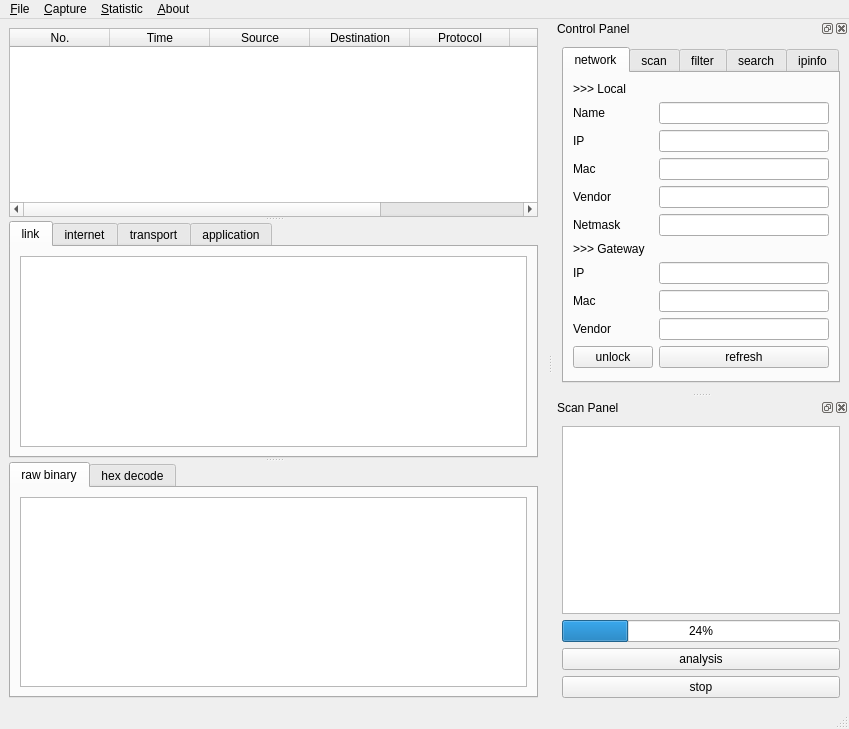
<?xml version="1.0" encoding="UTF-8"?>
<ui version="4.0">
 <class>MainWindow</class>
 <widget class="QMainWindow" name="MainWindow">
  <property name="geometry">
   <rect>
    <x>0</x>
    <y>0</y>
    <width>849</width>
    <height>729</height>
   </rect>
  </property>
  <property name="windowTitle">
   <string>MainWindow</string>
  </property>
  <widget class="QWidget" name="centralwidget">
   <layout class="QHBoxLayout" name="horizontalLayout_8">
    <item>
     <widget class="QSplitter" name="splitter">
      <property name="orientation">
       <enum>Qt::Vertical</enum>
      </property>
      <widget class="QTableWidget" name="conciseInfoTable">
       <property name="showGrid">
        <bool>false</bool>
       </property>
       <column>
        <property name="text">
         <string>No.</string>
        </property>
       </column>
       <column>
        <property name="text">
         <string>Time</string>
        </property>
       </column>
       <column>
        <property name="text">
         <string>Source</string>
        </property>
       </column>
       <column>
        <property name="text">
         <string>Destination</string>
        </property>
       </column>
       <column>
        <property name="text">
         <string>Protocol</string>
        </property>
       </column>
       <column>
        <property name="text">
         <string>Length</string>
        </property>
       </column>
       <column>
        <property name="text">
         <string>Info</string>
        </property>
       </column>
      </widget>
      <widget class="QTabWidget" name="verboseInfoTab">
       <property name="currentIndex">
        <number>0</number>
       </property>
       <widget class="QWidget" name="linkTab">
        <attribute name="title">
         <string>link</string>
        </attribute>
        <layout class="QVBoxLayout" name="verticalLayout_7">
         <item>
          <widget class="QPlainTextEdit" name="linkTextEdit"/>
         </item>
        </layout>
       </widget>
       <widget class="QWidget" name="interTab">
        <attribute name="title">
         <string>internet</string>
        </attribute>
        <layout class="QVBoxLayout" name="verticalLayout_6">
         <item>
          <widget class="QPlainTextEdit" name="interTextEdit"/>
         </item>
        </layout>
       </widget>
       <widget class="QWidget" name="transTab">
        <attribute name="title">
         <string>transport</string>
        </attribute>
        <layout class="QVBoxLayout" name="verticalLayout_5">
         <item>
          <widget class="QPlainTextEdit" name="TransTextEdit"/>
         </item>
        </layout>
       </widget>
       <widget class="QWidget" name="appTab">
        <attribute name="title">
         <string>application</string>
        </attribute>
        <layout class="QVBoxLayout" name="verticalLayout_4">
         <item>
          <widget class="QPlainTextEdit" name="appTextEdit"/>
         </item>
        </layout>
       </widget>
      </widget>
      <widget class="QTabWidget" name="decodeInfoTab">
       <property name="currentIndex">
        <number>0</number>
       </property>
       <widget class="QWidget" name="rawTab">
        <attribute name="title">
         <string>raw binary</string>
        </attribute>
        <layout class="QVBoxLayout" name="verticalLayout_8">
         <item>
          <widget class="QPlainTextEdit" name="rawTextEdit"/>
         </item>
        </layout>
       </widget>
       <widget class="QWidget" name="hexTab">
        <attribute name="title">
         <string>hex decode</string>
        </attribute>
        <layout class="QVBoxLayout" name="verticalLayout_9">
         <item>
          <widget class="QPlainTextEdit" name="hexTextEdit"/>
         </item>
        </layout>
       </widget>
      </widget>
     </widget>
    </item>
   </layout>
  </widget>
  <widget class="QMenuBar" name="menubar">
   <property name="geometry">
    <rect>
     <x>0</x>
     <y>0</y>
     <width>849</width>
     <height>26</height>
    </rect>
   </property>
   <widget class="QMenu" name="menu_File">
    <property name="title">
     <string>&amp;File</string>
    </property>
    <widget class="QMenu" name="menu_export">
     <property name="title">
      <string>&amp;export</string>
     </property>
     <widget class="QMenu" name="menuNetwork_info">
      <property name="title">
       <string>&amp;network info</string>
      </property>
      <addaction name="actionExportCSV"/>
      <addaction name="actionExportJSON"/>
      <addaction name="actionExportPlain"/>
     </widget>
     <widget class="QMenu" name="menuLAN_info">
      <property name="title">
       <string>&amp;LAN info</string>
      </property>
      <addaction name="actionLANCSV"/>
      <addaction name="actionLANJSON"/>
      <addaction name="actionLANPlain"/>
     </widget>
     <widget class="QMenu" name="menuPackets_info">
      <property name="title">
       <string>&amp;packets info</string>
      </property>
      <addaction name="actionPktCSV"/>
      <addaction name="actionPktJSON"/>
      <addaction name="actionPktPlain"/>
     </widget>
     <addaction name="menuNetwork_info"/>
     <addaction name="menuLAN_info"/>
     <addaction name="menuPackets_info"/>
    </widget>
    <addaction name="action_Save"/>
    <addaction name="action_Open"/>
    <addaction name="separator"/>
    <addaction name="menu_export"/>
    <addaction name="separator"/>
    <addaction name="action_close"/>
   </widget>
   <widget class="QMenu" name="menuCapture">
    <property name="title">
     <string>&amp;Capture</string>
    </property>
    <addaction name="action_Start"/>
    <addaction name="separator"/>
    <addaction name="action_Stop"/>
    <addaction name="separator"/>
    <addaction name="action_Restart"/>
   </widget>
   <widget class="QMenu" name="menuStatistic">
    <property name="title">
     <string>&amp;Statistic</string>
    </property>
    <widget class="QMenu" name="menu_protocol">
     <property name="title">
      <string>&amp;protocol</string>
     </property>
     <addaction name="action_ProBar"/>
     <addaction name="action_ProHbar"/>
     <addaction name="action_ProPie"/>
    </widget>
    <widget class="QMenu" name="menu_length">
     <property name="title">
      <string>&amp;length</string>
     </property>
     <addaction name="action_LenBar"/>
     <addaction name="action_LenHbar"/>
     <addaction name="action_LenPie"/>
    </widget>
    <widget class="QMenu" name="menu_time">
     <property name="title">
      <string>&amp;time</string>
     </property>
     <addaction name="action_TimeBar"/>
     <addaction name="action_TimeHbar"/>
     <addaction name="action_TimePie"/>
    </widget>
    <addaction name="menu_protocol"/>
    <addaction name="menu_length"/>
    <addaction name="menu_time"/>
   </widget>
   <widget class="QMenu" name="menuAbout">
    <property name="title">
     <string>&amp;About</string>
    </property>
    <addaction name="action_Help"/>
    <addaction name="separator"/>
    <addaction name="action_Author"/>
    <addaction name="separator"/>
    <addaction name="action_Rank"/>
   </widget>
   <addaction name="menu_File"/>
   <addaction name="menuCapture"/>
   <addaction name="menuStatistic"/>
   <addaction name="menuAbout"/>
  </widget>
  <widget class="QStatusBar" name="statusbar"/>
  <widget class="QDockWidget" name="controlDock">
   <property name="enabled">
    <bool>true</bool>
   </property>
   <property name="floating">
    <bool>false</bool>
   </property>
   <property name="windowTitle">
    <string>Control Panel</string>
   </property>
   <attribute name="dockWidgetArea">
    <number>2</number>
   </attribute>
   <widget class="QWidget" name="controlDockContents">
    <layout class="QHBoxLayout" name="horizontalLayout_2">
     <item>
      <widget class="QTabWidget" name="controlTabManage">
       <property name="currentIndex">
        <number>0</number>
       </property>
       <property name="tabBarAutoHide">
        <bool>false</bool>
       </property>
       <widget class="QWidget" name="networklTab">
        <attribute name="title">
         <string>network</string>
        </attribute>
        <layout class="QFormLayout" name="formLayout">
         <item row="1" column="0">
          <widget class="QLabel" name="nameLabel">
           <property name="text">
            <string>Name</string>
           </property>
          </widget>
         </item>
         <item row="1" column="1">
          <widget class="QLineEdit" name="nameLineEdit"/>
         </item>
         <item row="2" column="0">
          <widget class="QLabel" name="ipLabel">
           <property name="text">
            <string>IP</string>
           </property>
          </widget>
         </item>
         <item row="2" column="1">
          <widget class="QLineEdit" name="ipLineEdit"/>
         </item>
         <item row="3" column="0">
          <widget class="QLabel" name="macLabel">
           <property name="text">
            <string>Mac</string>
           </property>
          </widget>
         </item>
         <item row="3" column="1">
          <widget class="QLineEdit" name="macLineEdit"/>
         </item>
         <item row="4" column="0">
          <widget class="QLabel" name="vendorLabel">
           <property name="text">
            <string>Vendor</string>
           </property>
          </widget>
         </item>
         <item row="4" column="1">
          <widget class="QLineEdit" name="vendorLineEdit"/>
         </item>
         <item row="5" column="0">
          <widget class="QLabel" name="netmaskLabel">
           <property name="text">
            <string>Netmask</string>
           </property>
          </widget>
         </item>
         <item row="5" column="1">
          <widget class="QLineEdit" name="netmaskLineEdit"/>
         </item>
         <item row="7" column="0">
          <widget class="QLabel" name="gwIpLabel">
           <property name="text">
            <string>IP</string>
           </property>
          </widget>
         </item>
         <item row="7" column="1">
          <widget class="QLineEdit" name="gwMacLineEdit"/>
         </item>
         <item row="10" column="0">
          <widget class="QLabel" name="gwVendorLabel">
           <property name="text">
            <string>Vendor</string>
           </property>
          </widget>
         </item>
         <item row="10" column="1">
          <widget class="QLineEdit" name="gwVendorLineEdit"/>
         </item>
         <item row="13" column="1">
          <widget class="QPushButton" name="refreshButton">
           <property name="text">
            <string>refresh</string>
           </property>
          </widget>
         </item>
         <item row="0" column="0">
          <widget class="QLabel" name="localLabel">
           <property name="text">
            <string>&gt;&gt;&gt; Local</string>
           </property>
          </widget>
         </item>
         <item row="6" column="0">
          <widget class="QLabel" name="gwLabel">
           <property name="text">
            <string>&gt;&gt;&gt; Gateway</string>
           </property>
          </widget>
         </item>
         <item row="8" column="0">
          <widget class="QLabel" name="gwMacLabel">
           <property name="text">
            <string>Mac</string>
           </property>
          </widget>
         </item>
         <item row="8" column="1">
          <widget class="QLineEdit" name="gwIpLineEdit"/>
         </item>
         <item row="13" column="0">
          <widget class="QPushButton" name="unlockButton">
           <property name="text">
            <string>unlock</string>
           </property>
          </widget>
         </item>
        </layout>
       </widget>
       <widget class="QWidget" name="scanTab">
        <attribute name="title">
         <string>scan</string>
        </attribute>
        <layout class="QVBoxLayout" name="verticalLayout_3">
         <item>
          <widget class="QLabel" name="rangeLabel">
           <property name="text">
            <string>Range</string>
           </property>
          </widget>
         </item>
         <item>
          <widget class="QLineEdit" name="rangeLineEdit"/>
         </item>
         <item>
          <widget class="QPushButton" name="rangeButton">
           <property name="text">
            <string>range scan</string>
           </property>
          </widget>
         </item>
         <item>
          <widget class="QLabel" name="maskLabel">
           <property name="text">
            <string>Mask</string>
           </property>
          </widget>
         </item>
         <item>
          <widget class="QLineEdit" name="maskLineEdit"/>
         </item>
         <item>
          <widget class="QPushButton" name="maskButton">
           <property name="text">
            <string>mask scan</string>
           </property>
          </widget>
         </item>
        </layout>
       </widget>
       <widget class="QWidget" name="filterTab">
        <attribute name="title">
         <string>filter</string>
        </attribute>
        <layout class="QVBoxLayout" name="verticalLayout_2">
         <item>
          <widget class="QGroupBox" name="intGroupBox">
           <property name="title">
            <string>Internet Layer</string>
           </property>
           <layout class="QHBoxLayout" name="horizontalLayout_3">
            <item>
             <widget class="QCheckBox" name="ipv4CheckBox">
              <property name="text">
               <string>IPv4</string>
              </property>
             </widget>
            </item>
            <item>
             <widget class="QCheckBox" name="icmpCheckBox">
              <property name="text">
               <string>ICMP</string>
              </property>
             </widget>
            </item>
            <item>
             <widget class="QCheckBox" name="igmpCheckBox">
              <property name="text">
               <string>IGMP</string>
              </property>
             </widget>
            </item>
           </layout>
          </widget>
         </item>
         <item>
          <widget class="QGroupBox" name="TranGroupBox">
           <property name="title">
            <string>Transport Layer</string>
           </property>
           <layout class="QHBoxLayout" name="horizontalLayout_4">
            <item>
             <widget class="QCheckBox" name="udpCheckBox">
              <property name="text">
               <string>UDP</string>
              </property>
             </widget>
            </item>
            <item>
             <widget class="QCheckBox" name="tcpCheckBox">
              <property name="text">
               <string>TCP</string>
              </property>
             </widget>
            </item>
           </layout>
          </widget>
         </item>
         <item>
          <widget class="QGroupBox" name="appGroupBox">
           <property name="title">
            <string>Application Layer</string>
           </property>
           <layout class="QGridLayout" name="gridLayout">
            <item row="0" column="1">
             <widget class="QCheckBox" name="ftpCheckBox">
              <property name="text">
               <string>FTP</string>
              </property>
             </widget>
            </item>
            <item row="0" column="2">
             <widget class="QCheckBox" name="telCheckBox">
              <property name="text">
               <string>Telnet</string>
              </property>
             </widget>
            </item>
            <item row="0" column="4">
             <widget class="QCheckBox" name="sshCheckBox">
              <property name="text">
               <string>SSH</string>
              </property>
             </widget>
            </item>
            <item row="2" column="1">
             <widget class="QCheckBox" name="dnsCheckBox">
              <property name="text">
               <string>DNS</string>
              </property>
             </widget>
            </item>
            <item row="2" column="2">
             <widget class="QCheckBox" name="httpCheckBox">
              <property name="text">
               <string>HTTP(s)</string>
              </property>
             </widget>
            </item>
           </layout>
          </widget>
         </item>
         <item>
          <widget class="QGroupBox" name="optGroupBox">
           <property name="title">
            <string>Option</string>
           </property>
           <layout class="QHBoxLayout" name="horizontalLayout_5">
            <item>
             <widget class="QRadioButton" name="allRadioButton">
              <property name="text">
               <string>all </string>
              </property>
             </widget>
            </item>
           </layout>
          </widget>
         </item>
        </layout>
       </widget>
       <widget class="QWidget" name="searchTab">
        <attribute name="title">
         <string>search</string>
        </attribute>
        <layout class="QFormLayout" name="formLayout_4">
         <item row="0" column="0">
          <widget class="QLabel" name="searchLabel">
           <property name="text">
            <string>Search</string>
           </property>
          </widget>
         </item>
         <item row="0" column="1">
          <widget class="QLineEdit" name="searchLineEdit"/>
         </item>
         <item row="1" column="1">
          <widget class="QPushButton" name="searchButton">
           <property name="text">
            <string>search</string>
           </property>
          </widget>
         </item>
        </layout>
       </widget>
       <widget class="QWidget" name="ipinfoTab">
        <attribute name="title">
         <string>ipinfo</string>
        </attribute>
        <layout class="QFormLayout" name="formLayout_3">
         <item row="0" column="0">
          <widget class="QLabel" name="sipLabel">
           <property name="text">
            <string>search IP</string>
           </property>
          </widget>
         </item>
         <item row="0" column="1">
          <widget class="QLineEdit" name="sipLineEdit"/>
         </item>
         <item row="1" column="0" colspan="2">
          <widget class="QTextEdit" name="sipTextEdit"/>
         </item>
         <item row="2" column="0">
          <widget class="QPushButton" name="sipButton">
           <property name="text">
            <string>seach</string>
           </property>
          </widget>
         </item>
        </layout>
       </widget>
      </widget>
     </item>
    </layout>
   </widget>
  </widget>
  <widget class="QDockWidget" name="scanDock">
   <property name="windowTitle">
    <string>Scan Panel</string>
   </property>
   <attribute name="dockWidgetArea">
    <number>2</number>
   </attribute>
   <widget class="QWidget" name="scanDockContents">
    <layout class="QVBoxLayout" name="verticalLayout">
     <item>
      <widget class="QListWidget" name="nodeListWidget"/>
     </item>
     <item>
      <widget class="QProgressBar" name="scanProgressBar">
       <property name="value">
        <number>24</number>
       </property>
      </widget>
     </item>
     <item>
      <widget class="QPushButton" name="analysisPushButton">
       <property name="text">
        <string>analysis</string>
       </property>
      </widget>
     </item>
     <item>
      <widget class="QPushButton" name="stopPushButton">
       <property name="text">
        <string>stop</string>
       </property>
      </widget>
     </item>
    </layout>
   </widget>
  </widget>
  <action name="action_Save">
   <property name="text">
    <string>&amp;save</string>
   </property>
  </action>
  <action name="action_Open">
   <property name="text">
    <string>&amp;open</string>
   </property>
  </action>
  <action name="action_Export">
   <property name="text">
    <string>&amp;Export</string>
   </property>
  </action>
  <action name="actionExportCSV">
   <property name="text">
    <string>&amp;CSV</string>
   </property>
  </action>
  <action name="actionExportJSON">
   <property name="text">
    <string>&amp;JSON</string>
   </property>
  </action>
  <action name="actionExportPlain">
   <property name="text">
    <string>&amp;plain text</string>
   </property>
  </action>
  <action name="actionLANCSV">
   <property name="text">
    <string>CSV</string>
   </property>
  </action>
  <action name="actionLANJSON">
   <property name="text">
    <string>JSON</string>
   </property>
  </action>
  <action name="actionLANPlain">
   <property name="text">
    <string>plain text</string>
   </property>
  </action>
  <action name="actionPktCSV">
   <property name="text">
    <string>CSV</string>
   </property>
  </action>
  <action name="actionPktJSON">
   <property name="text">
    <string>JSON</string>
   </property>
  </action>
  <action name="actionPktPlain">
   <property name="text">
    <string>plain text</string>
   </property>
  </action>
  <action name="action_Start">
   <property name="text">
    <string>&amp;start</string>
   </property>
  </action>
  <action name="actionSto_p">
   <property name="text">
    <string>sto&amp;p</string>
   </property>
  </action>
  <action name="action_restart">
   <property name="text">
    <string>&amp;restart</string>
   </property>
  </action>
  <action name="action_ProBar">
   <property name="text">
    <string>&amp;bar</string>
   </property>
  </action>
  <action name="action_ProHbar">
   <property name="text">
    <string>&amp;hbar</string>
   </property>
  </action>
  <action name="action_ProPie">
   <property name="text">
    <string>&amp;pie</string>
   </property>
  </action>
  <action name="action_LenBar">
   <property name="text">
    <string>&amp;bar</string>
   </property>
  </action>
  <action name="action_LenHbar">
   <property name="text">
    <string>&amp;hbar</string>
   </property>
  </action>
  <action name="action_LenPie">
   <property name="text">
    <string>&amp;pie</string>
   </property>
  </action>
  <action name="action_TimeBar">
   <property name="text">
    <string>&amp;bar</string>
   </property>
  </action>
  <action name="action_TimeHbar">
   <property name="text">
    <string>&amp;hbar</string>
   </property>
  </action>
  <action name="action_TimePie">
   <property name="text">
    <string>&amp;pie</string>
   </property>
  </action>
  <action name="action_Stop">
   <property name="text">
    <string>sto&amp;p</string>
   </property>
  </action>
  <action name="action_Restart">
   <property name="text">
    <string>&amp;restart</string>
   </property>
  </action>
  <action name="action_Help">
   <property name="text">
    <string>&amp;help</string>
   </property>
  </action>
  <action name="action_Author">
   <property name="text">
    <string>&amp;author</string>
   </property>
  </action>
  <action name="action_close">
   <property name="text">
    <string>&amp;close</string>
   </property>
   <property name="shortcut">
    <string>Ctrl+Q</string>
   </property>
  </action>
  <action name="action_rank">
   <property name="text">
    <string>&amp;rank</string>
   </property>
  </action>
  <action name="action_Rank">
   <property name="text">
    <string>&amp;rank</string>
   </property>
  </action>
 </widget>
 <resources/>
 <connections/>
</ui>
